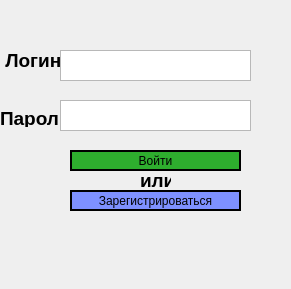
<?xml version="1.0" encoding="UTF-8"?>
<ui version="4.0">
 <class>login_window</class>
 <widget class="QDialog" name="login_window">
  <property name="geometry">
   <rect>
    <x>0</x>
    <y>0</y>
    <width>291</width>
    <height>289</height>
   </rect>
  </property>
  <property name="windowTitle">
   <string>Окно авторизации</string>
  </property>
  <widget class="QLabel" name="label_login">
   <property name="geometry">
    <rect>
     <x>0</x>
     <y>50</y>
     <width>67</width>
     <height>21</height>
    </rect>
   </property>
   <property name="font">
    <font>
     <pointsize>14</pointsize>
     <weight>75</weight>
     <bold>true</bold>
    </font>
   </property>
   <property name="text">
    <string> Логин:</string>
   </property>
  </widget>
  <widget class="QLabel" name="label_password">
   <property name="geometry">
    <rect>
     <x>0</x>
     <y>110</y>
     <width>67</width>
     <height>17</height>
    </rect>
   </property>
   <property name="font">
    <font>
     <pointsize>14</pointsize>
     <weight>75</weight>
     <bold>true</bold>
    </font>
   </property>
   <property name="text">
    <string>Пароль:</string>
   </property>
  </widget>
  <widget class="QTextEdit" name="textEdit_login">
   <property name="geometry">
    <rect>
     <x>60</x>
     <y>50</y>
     <width>191</width>
     <height>31</height>
    </rect>
   </property>
  </widget>
  <widget class="QTextEdit" name="textEdit_password">
   <property name="geometry">
    <rect>
     <x>60</x>
     <y>100</y>
     <width>191</width>
     <height>31</height>
    </rect>
   </property>
  </widget>
  <widget class="QPushButton" name="pushButton_login">
   <property name="geometry">
    <rect>
     <x>70</x>
     <y>150</y>
     <width>171</width>
     <height>21</height>
    </rect>
   </property>
   <property name="styleSheet">
    <string notr="true">background-color: rgb(46, 174, 46);
border: 2px solid black;</string>
   </property>
   <property name="text">
    <string>Войти</string>
   </property>
  </widget>
  <widget class="QPushButton" name="pushButton_register">
   <property name="geometry">
    <rect>
     <x>70</x>
     <y>190</y>
     <width>171</width>
     <height>21</height>
    </rect>
   </property>
   <property name="styleSheet">
    <string notr="true">background-color: rgb(126, 145, 255);
border: 2px solid black;</string>
   </property>
   <property name="text">
    <string>Зарегистрироваться</string>
   </property>
  </widget>
  <widget class="QLabel" name="label">
   <property name="geometry">
    <rect>
     <x>140</x>
     <y>170</y>
     <width>31</width>
     <height>21</height>
    </rect>
   </property>
   <property name="font">
    <font>
     <pointsize>14</pointsize>
     <weight>75</weight>
     <bold>true</bold>
    </font>
   </property>
   <property name="text">
    <string>или</string>
   </property>
  </widget>
 </widget>
 <resources/>
 <connections/>
</ui>
